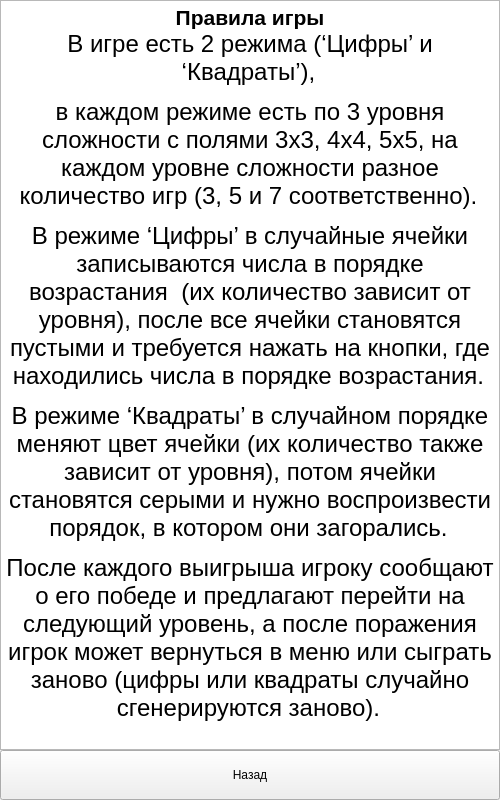
<?xml version="1.0" encoding="UTF-8"?>
<ui version="4.0">
 <class>Rules</class>
 <widget class="QWidget" name="Rules">
  <property name="geometry">
   <rect>
    <x>0</x>
    <y>0</y>
    <width>500</width>
    <height>800</height>
   </rect>
  </property>
  <property name="minimumSize">
   <size>
    <width>500</width>
    <height>800</height>
   </size>
  </property>
  <property name="maximumSize">
   <size>
    <width>500</width>
    <height>800</height>
   </size>
  </property>
  <property name="windowTitle">
   <string>Form</string>
  </property>
  <widget class="QTextEdit" name="textEdit">
   <property name="geometry">
    <rect>
     <x>0</x>
     <y>0</y>
     <width>500</width>
     <height>750</height>
    </rect>
   </property>
   <property name="minimumSize">
    <size>
     <width>500</width>
     <height>750</height>
    </size>
   </property>
   <property name="maximumSize">
    <size>
     <width>500</width>
     <height>750</height>
    </size>
   </property>
   <property name="html">
    <string>&lt;!DOCTYPE HTML PUBLIC &quot;-//W3C//DTD HTML 4.0//EN&quot; &quot;http://www.w3.org/TR/REC-html40/strict.dtd&quot;&gt;
&lt;html&gt;&lt;head&gt;&lt;meta name=&quot;qrichtext&quot; content=&quot;1&quot; /&gt;&lt;style type=&quot;text/css&quot;&gt;
p, li { white-space: pre-wrap; }
&lt;/style&gt;&lt;/head&gt;&lt;body style=&quot; font-family:'MS Shell Dlg 2'; font-size:7.8pt; font-weight:400; font-style:normal;&quot;&gt;
&lt;p align=&quot;center&quot; style=&quot; margin-top:0px; margin-bottom:0px; margin-left:0px; margin-right:0px; -qt-block-indent:0; text-indent:0px;&quot;&gt;&lt;span style=&quot; font-size:16pt; font-weight:600;&quot;&gt;Правила игры&lt;/span&gt;&lt;/p&gt;
&lt;p align=&quot;center&quot; style=&quot; margin-top:0px; margin-bottom:0px; margin-left:0px; margin-right:0px; -qt-block-indent:0; text-indent:0px;&quot;&gt;&lt;span style=&quot; font-family:'Times New Roman','serif'; font-size:18pt;&quot;&gt;В игре есть 2 режима (‘Цифры’ и ‘Квадраты’),&lt;/span&gt;&lt;span style=&quot; font-size:8pt;&quot;&gt; &lt;/span&gt;&lt;/p&gt;
&lt;p align=&quot;center&quot; style=&quot; margin-top:12px; margin-bottom:12px; margin-left:0px; margin-right:0px; -qt-block-indent:0; text-indent:0px;&quot;&gt;&lt;span style=&quot; font-family:'Times New Roman','serif'; font-size:18pt;&quot;&gt;в каждом режиме есть по 3 уровня сложности с полями 3х3, 4х4, 5х5, на каждом уровне сложности разное количество игр (3, 5 и 7 соответственно).&lt;/span&gt;&lt;span style=&quot; font-size:8pt;&quot;&gt; &lt;/span&gt;&lt;/p&gt;
&lt;p align=&quot;center&quot; style=&quot; margin-top:12px; margin-bottom:12px; margin-left:0px; margin-right:0px; -qt-block-indent:0; text-indent:0px;&quot;&gt;&lt;span style=&quot; font-family:'Times New Roman','serif'; font-size:18pt;&quot;&gt;В режиме ‘Цифры’ в случайные ячейки записываются числа в порядке возрастания  (их количество зависит от уровня), после все ячейки становятся пустыми и требуется нажать на кнопки, где находились числа в порядке возрастания.&lt;/span&gt;&lt;span style=&quot; font-size:8pt;&quot;&gt; &lt;/span&gt;&lt;/p&gt;
&lt;p align=&quot;center&quot; style=&quot; margin-top:12px; margin-bottom:12px; margin-left:0px; margin-right:0px; -qt-block-indent:0; text-indent:0px;&quot;&gt;&lt;span style=&quot; font-family:'Times New Roman','serif'; font-size:18pt;&quot;&gt;В режиме ‘Квадраты’ в случайном порядке меняют цвет ячейки (их количество также зависит от уровня), потом ячейки становятся серыми и нужно воспроизвести порядок, в котором они загорались.&lt;/span&gt;&lt;span style=&quot; font-size:8pt;&quot;&gt; &lt;/span&gt;&lt;/p&gt;
&lt;p align=&quot;center&quot; style=&quot; margin-top:12px; margin-bottom:12px; margin-left:0px; margin-right:0px; -qt-block-indent:0; text-indent:0px;&quot;&gt;&lt;span style=&quot; font-family:'Times New Roman','serif'; font-size:18pt;&quot;&gt;После каждого выигрыша игроку сообщают о его победе и предлагают перейти на следующий уровень, а после поражения игрок может вернуться в меню или сыграть заново (цифры или квадраты случайно сгенерируются заново).&lt;/span&gt;&lt;span style=&quot; font-size:8pt;&quot;&gt; &lt;/span&gt;&lt;/p&gt;&lt;/body&gt;&lt;/html&gt;</string>
   </property>
  </widget>
  <widget class="QPushButton" name="pushButton">
   <property name="geometry">
    <rect>
     <x>0</x>
     <y>750</y>
     <width>500</width>
     <height>50</height>
    </rect>
   </property>
   <property name="minimumSize">
    <size>
     <width>500</width>
     <height>50</height>
    </size>
   </property>
   <property name="maximumSize">
    <size>
     <width>500</width>
     <height>50</height>
    </size>
   </property>
   <property name="text">
    <string>Назад</string>
   </property>
   <attribute name="buttonGroup">
    <string notr="true">buttonGroup</string>
   </attribute>
  </widget>
  <widget class="QPushButton" name="pushButton_2">
   <property name="geometry">
    <rect>
     <x>-160</x>
     <y>720</y>
     <width>93</width>
     <height>28</height>
    </rect>
   </property>
   <property name="text">
    <string>PushButton</string>
   </property>
   <attribute name="buttonGroup">
    <string notr="true">buttonGroup</string>
   </attribute>
  </widget>
 </widget>
 <resources/>
 <connections/>
 <buttongroups>
  <buttongroup name="buttonGroup"/>
 </buttongroups>
</ui>
